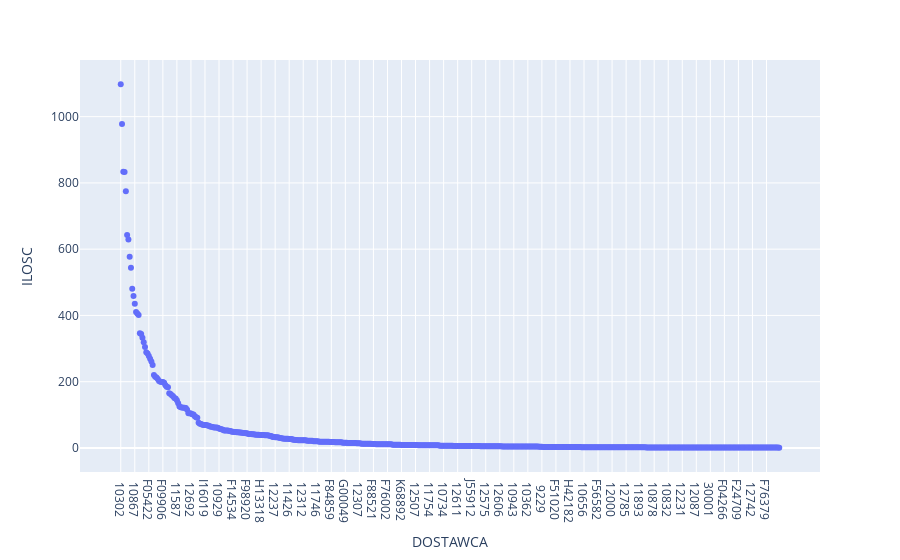

Notebook source saved alongside this figure:
### Code cell
func_plot_scatter(df_fi, {'ILOSC':'sum'}, 'DOSTAWCA')

### Figure 1 — Plotly figure (JSON) as saved in the notebook; plotly's stock layout.template omitted (floating-point values rounded to 4 significant figures; data arrays with more than 128 entries replaced by an {"elided": "..."} marker saying what was removed)
{"data": [{"hovertemplate": "DOSTAWCA=%{x}<br>ILOSC=%{y}<extra></extra>", "legendgroup": "", "marker": {"color": "#636efa", "symbol": "circle"}, "mode": "markers", "name": "", "orientation": "v", "showlegend": false, "type": "scatter", "x": {"elided": "517 str values"}, "xaxis": "x", "y": {"elided": "517 float values"}, "yaxis": "y"}], "layout": {"autosize": true, "legend": {"tracegroupgap": 0}, "margin": {"t": 60}, "xaxis": {"anchor": "y", "autorange": true, "domain": [0, 1], "range": [-30.2, 546.2], "title": {"text": "DOSTAWCA"}, "type": "category"}, "yaxis": {"anchor": "x", "autorange": true, "domain": [0, 1], "range": [-71.68, 1170.0], "title": {"text": "ILOSC"}, "type": "linear"}}}
